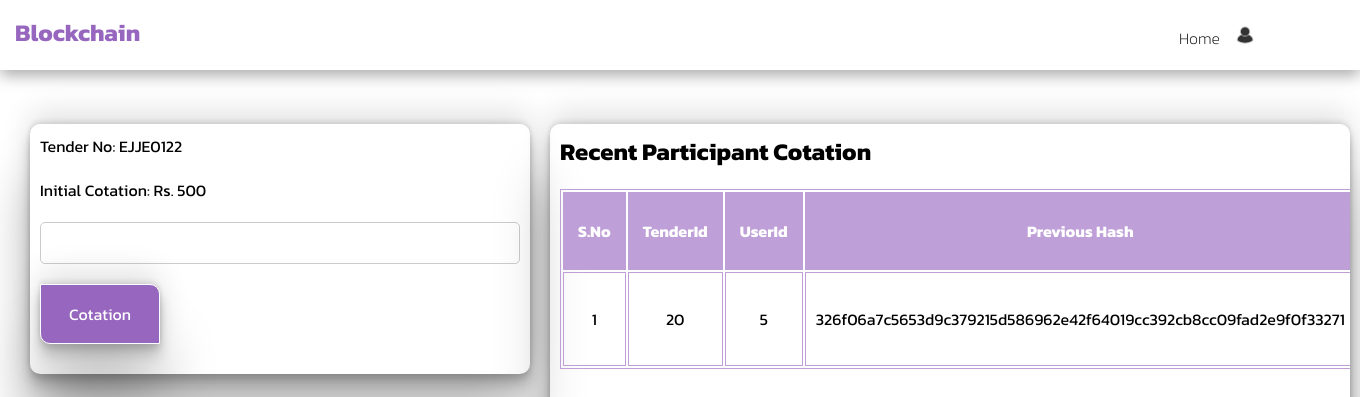
/viewBidDetails/20/, run on the app's committed database.
### eadmin/models.py (models this page shows)
class tender(models.Model):
    title = models.CharField(max_length=100,null=False, blank=False)
    started_at = models.DateTimeField()
    ended_at = models.DateTimeField()
    img = models.ImageField(upload_to=getFile,null=True,blank=True)
    created_at=models.DateTimeField(auto_now_add=True)
    tenderNo = models.CharField(max_length=100,null=False,blank=False)
    status=  models.BooleanField(default=True)
    winnerid=  models.IntegerField(default=0)
    blockid=  models.IntegerField(default=0)
    initalCotation = models.CharField(max_length=100,null=False,blank=False,default=0)

class Blockchain(models.Model):
    tenderid= models.CharField(max_length=100,null=False, blank=False)
    previousHash = models.CharField(max_length=100,null=False, blank=False)
    currentHash = models.CharField(max_length=100,null=False, blank=False)
    data = models.JSONField(default=default_data)
    updated_at=models.DateTimeField(auto_now_add=True)

### eadmin/views.py (the view)
# urls.py: path("viewBidDetails/<int:tender_id>/",views.getBidDetails, name="viewBidDetails"),
def getBidDetails(request,tender_id):
    tenders=tender.objects.get(pk=tender_id)
    logger.warning(f"tender:{tenders}")
    request.tender_id = tender_id
    bl_block = isTenderCotatedByUser(tender_id)
    participant_info = getattr(request, 'participant_info', None)
    return render(request,'e-participant/tenderDetails.html',{'tenderDetails':tenders,'block_list': bl_block, 'participant_info': participant_info})

### eadmin/BlockchainMiddleWare.py (called while the page is built)
    def __call__(self, request):
        tender_id = request.GET.get('tender_id', None)  # Assuming the tenderid is passed via GET parameter
        block_list = None
        if tender_id:
            block_list = Blockchain.objects.filter(tenderid=tender_id)
            request.block_list = block_list
        else:
            request.block_list = None
        response = self.get_response(request)
        return response

### eadmin/tenderMiddleware.py (called while the page is built)
    def __call__(self, request):
        tenderList = None
        getTender = tender.objects.filter(status=True)
        request.tenderList = getTender
        response = self.get_response(request)
        return response

### eadmin/views.py (called while the page is built)
def isTenderCotatedByUser(tender_id):
    blocks=Blockchain.objects.filter(tenderid=tender_id)
    cotation = []
    isactive =False
    for bb in blocks:
        obj = bb.data
        currentUserid = obj['data']['userid']
        print("line 400:",bb.id)
        cotation.append({'bbid':bb.id,'userid':currentUserid,'tenderid':bb.tenderid,'transaction':obj['data']['transaction'],'previousHash':bb.previousHash,'currentHash':bb.currentHash,'updated_at':bb.updated_at})
    print(cotation)
    return cotation

### templates/e-participant/tenderDetails.html (shortened to what this page needs)
{% extends 'e-participant/layout.html' %}
{% block content %}
    <div class="bl-container">
         <div class="card cotation-card ">
            <p>Tender No: {{ tenderDetails.tenderNo }}</p>
            <p>Initial Cotation: Rs. {{ tenderDetails.initalCotation }}</p>
            <form  method="post" action="{% url 'newCotation' %}">
                <input type="text" name="amount" class="form-control">
                <button type="submit" class="bl-btn wd-1">Cotation</button>
            </form>
        </div>
        <div class="card cotation-card wd ">
            <h2>Recent Participant Cotation </h2>
            <table>
                <thead>
                    <th>S.No</th>
                    <th>TenderId</th>
                    <th>UserId</th>
                    <th>Previous Hash</th>
                </thead>
                <tbody>
                    {% for blocks in block_list %}
                    <tr>
                        <td>{{forloop.counter}}</td>
                        <td>{{blocks.tenderid}}</td>
                        <td>{{blocks.userid}}</td>
                        <td>{{blocks.previousHash}}</td>
                    </tr>
                    {% endfor %}
                </tbody>
            </table>
        </div>
    </div>
{% endblock %}

### static/css/style.css (style rules this page uses)
* { box-sizing: border-box; padding: 0; margin: 0; list-style: none; font-family: 'Kanit', sans-serif; text-decoration: none; }
:root { --primary-color: #9766be; --light-primary-color: #be9fd8; --green-color:#0c8835; --white-color: #ffff; --black-color: #0a0a0aee; --red-color:#d30202; }
.card { height: 300px; margin: 10px; position: relative; width: 300px; border-radius: 10px; box-shadow: rgba(0, 0, 0, 0.25) 0px 54px 55px, rgba(0, 0, 0, 0.12) 0px -12px 30px, rgba(0, 0, 0, 0.12) 0px 4px 6px, rgba(0, 0, 0, 0.17) 0px 12px 13px, rgba(0, 0, 0, 0.09) 0px -3px 5px; }
.form-control { width: 100%; padding: 10px; margin-bottom: 10px; border: 1px solid #ccc; border-radius: 5px; box-sizing: border-box; }
.bl-container { height: 100%; width: 100%; display: grid; margin: 20px; grid-template-columns: 1fr 1fr 1fr; }
.bl-btn { display: absolute; border: 1px solid var(--white-color); color: var(--black-color); cursor: pointer; background-color: var(--primary-color); text-align: center; margin-top: 10px; border-radius: 0px 10px 0px 10px; box-shadow: rgba(0, 0, 0, 0.25) 0px 54px 55px, rgba(0, 0, 0, 0.12) 0px -12px 30px, rgba(0, 0, 0, 0.12) 0px 4px 6px, rgba(0, 0, 0, 0.17) 0px 12px 13px, rgba(0, 0, 0, 0.09) 0px -3px 5px; }
.bl-btn.wd-1 { width: 120px; height: 60px; font-size: 1em; color: var(--white-color); }
.card.cotation-card { height: 250px; width: 500px; }
.cotation-card p, form { padding: 10px; }
.card.cotation-card.wd { height: 80%; width: 800px; overflow: scroll; }
.wd h2 { padding: 10px; }
table { margin: 10px; border: 1px solid var(--light-primary-color) }
table thead { background-color: var(--light-primary-color); color: var(--white-color); }
table thead th { padding: 15px; }
tbody tr td { border: 1px solid var(--light-primary-color); padding: 10px; text-align: center; }

### data on the page
tender: tenderNo "EJJE0122", initalCotation "500"
Blockchain: tenderid "20", previousHash "326f06a7c5653d9c379215d586962e42f64019cc392cb8cc09fad2e9f0f33271"

### other printed values
{{ blocks.userid }} "5"
